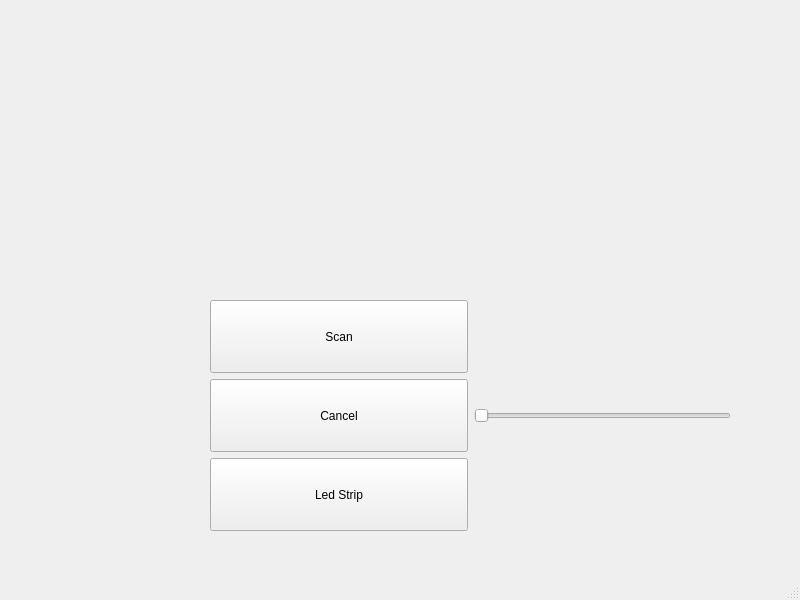
<?xml version="1.0" encoding="UTF-8"?>
<ui version="4.0">
 <class>main_window</class>
 <widget class="QMainWindow" name="main_window">
  <property name="geometry">
   <rect>
    <x>0</x>
    <y>0</y>
    <width>800</width>
    <height>600</height>
   </rect>
  </property>
  <property name="sizePolicy">
   <sizepolicy hsizetype="Preferred" vsizetype="Preferred">
    <horstretch>0</horstretch>
    <verstretch>0</verstretch>
   </sizepolicy>
  </property>
  <property name="windowTitle">
   <string>Mock Dashboard</string>
  </property>
  <widget class="QWidget" name="centralwidget">
   <widget class="QWidget" name="gridLayoutWidget">
    <property name="geometry">
     <rect>
      <x>210</x>
      <y>300</y>
      <width>521</width>
      <height>231</height>
     </rect>
    </property>
    <layout class="QGridLayout" name="gridLayout">
     <item row="0" column="0">
      <layout class="QVBoxLayout" name="verticalLayout">
       <item>
        <widget class="QPushButton" name="button_scan">
         <property name="sizePolicy">
          <sizepolicy hsizetype="Minimum" vsizetype="MinimumExpanding">
           <horstretch>0</horstretch>
           <verstretch>0</verstretch>
          </sizepolicy>
         </property>
         <property name="text">
          <string>Scan</string>
         </property>
        </widget>
       </item>
       <item>
        <widget class="QPushButton" name="button_cancel">
         <property name="sizePolicy">
          <sizepolicy hsizetype="Minimum" vsizetype="MinimumExpanding">
           <horstretch>0</horstretch>
           <verstretch>0</verstretch>
          </sizepolicy>
         </property>
         <property name="text">
          <string>Cancel</string>
         </property>
        </widget>
       </item>
       <item>
        <widget class="QPushButton" name="button_led_strip">
         <property name="sizePolicy">
          <sizepolicy hsizetype="Minimum" vsizetype="MinimumExpanding">
           <horstretch>0</horstretch>
           <verstretch>0</verstretch>
          </sizepolicy>
         </property>
         <property name="text">
          <string>Led Strip</string>
         </property>
        </widget>
       </item>
      </layout>
     </item>
     <item row="0" column="1">
      <layout class="QVBoxLayout" name="verticalLayout_2">
       <item>
        <widget class="QSlider" name="horizontalSlider">
         <property name="sizePolicy">
          <sizepolicy hsizetype="Preferred" vsizetype="Fixed">
           <horstretch>0</horstretch>
           <verstretch>0</verstretch>
          </sizepolicy>
         </property>
         <property name="orientation">
          <enum>Qt::Horizontal</enum>
         </property>
        </widget>
       </item>
      </layout>
     </item>
    </layout>
   </widget>
  </widget>
  <widget class="QMenuBar" name="menubar">
   <property name="geometry">
    <rect>
     <x>0</x>
     <y>0</y>
     <width>800</width>
     <height>29</height>
    </rect>
   </property>
  </widget>
  <widget class="QStatusBar" name="statusbar"/>
 </widget>
 <resources/>
 <connections/>
</ui>
